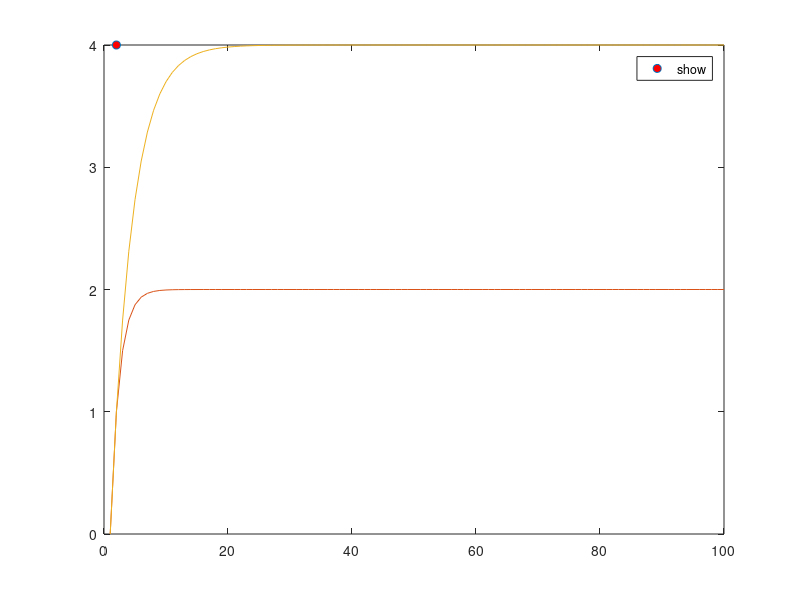

MATLAB code to generate this figure:
A = [0.5,0;
     0,0.75]
disp('Eigenvalues of A');
disp(eig(A));
b = [1;1];
equil = (eye(2)-A)^-1*b;
plot(equil(1),equil(2),'o','MarkerFaceColor','r','DisplayName','Discrete Equilibrium Point');
hold on;
yn1 = zeros(1,100);
yn2 = zeros(1,100);
yn1(1)=0;
yn2(1)=0;
for i = 2:length(yn1)
  yn1(i) = A(1,1)*yn1(i-1) + A(1,2)*yn2(i-1) + b(1);
  yn2(i) = A(2,1)*yn1(i-1) + A(2,2)*yn2(i-1) + b(2);
endfor
plot(yn1,'DisplayName','1 Discrete Solution');
plot(yn2,'DisplayName','2 Discrete Solution');
legend(gca,'show','Location','northeast');
